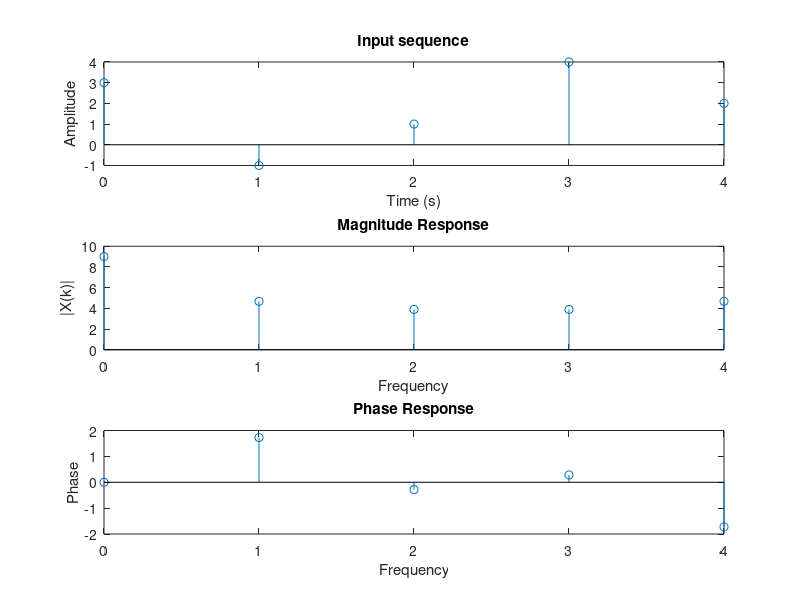

Reproduce this figure in MATLAB.
N=5;
x=[3, -1, 1, 4, 2];
t=0:N-1;
subplot(311)
stem(t,x);
xlabel('Time (s)');
ylabel('Amplitude');
title('Input sequence')
subplot(312); 
stem(0:N-1,abs(fft(x))); 
xlabel('Frequency');
ylabel('|X(k)|');
title('Magnitude Response'); 
subplot(313); 
stem(0:N-1,angle(fft(x)));
xlabel('Frequency');
ylabel('Phase');
title('Phase Response');
